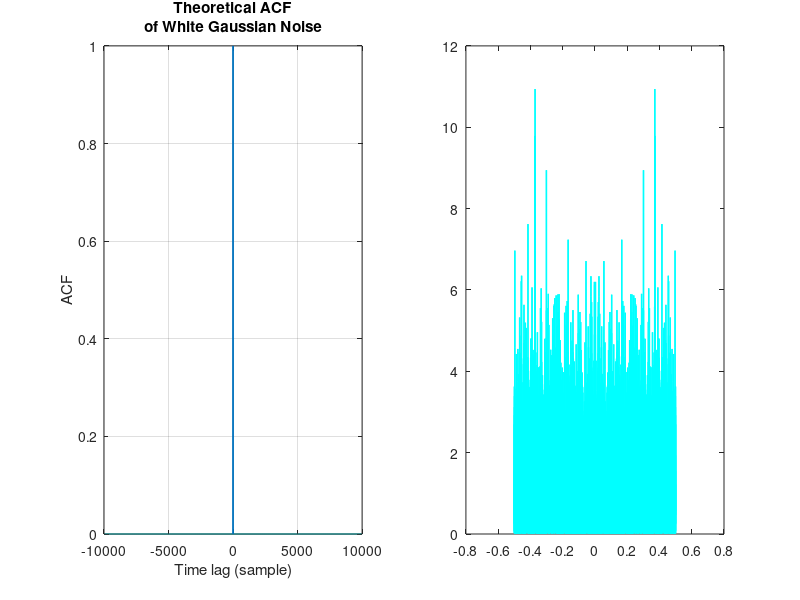
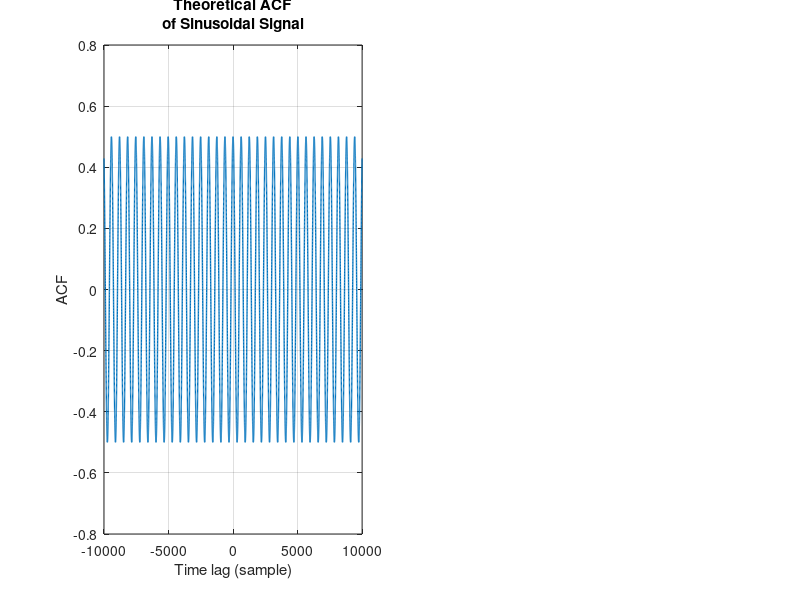
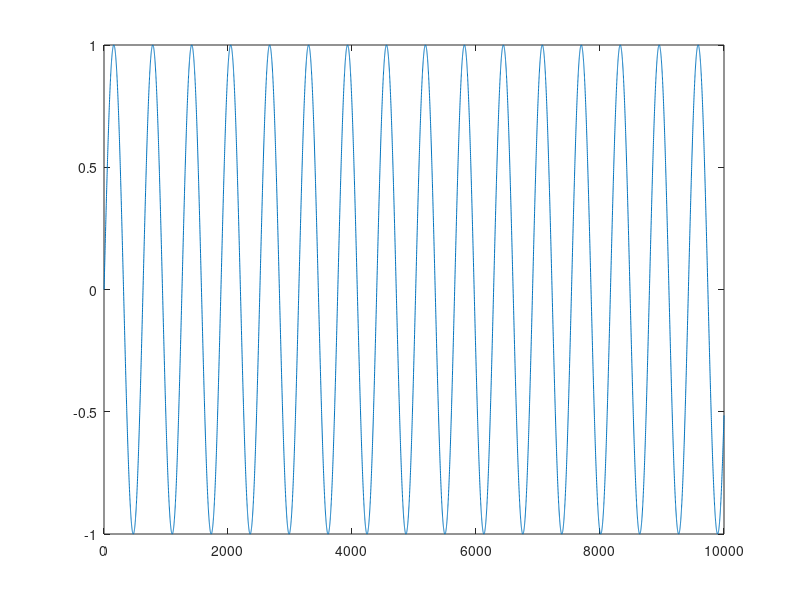

These charts were generated, in order, by the following MATLAB code: (Note: this script raises an error after producing the figures.)
close all
clear all
clc

%% Definition of signals
L=10000; %Signal length
noise = randn(L,1); %White Gaussian noise generated

time_lag1=(-(L-1):L-1);
index = find(time_lag1==0);
acf1 = zeros(1,(2*L-1));
acf1(index) = 1; %Variance of the noise

figure(1);
subplot(1,2,1)
plot(time_lag1,acf1,'Linewidth',1);
grid on
xlabel('Time lag (sample)','FontSize',11)
ylabel('ACF','FontSize',11)
title({'Theoretical ACF','of White Gaussian Noise'},'FontSize',11)

T=[0:L-1];
sine_wave = sin(T./100);
figure(3);
plot(sine_wave);

%%
%[acf2, time_lag2] = xcorr(sine_wave, 'unbiased'); %obtaining ACF estimate of WGN
acf2 = (1/2).*cos(time_lag1./100);
time_lag2= time_lag1;

figure(2);
subplot(1,2,1)
plot(time_lag2,acf2,'Linewidth',1);
grid on
xlabel('Time lag (sample)','FontSize',11)
ylabel('ACF','FontSize',11)
title({'Theoretical ACF','of Sinusoidal Signal'},'FontSize',11)

%% Definition 1 of PSD

%Steps: 
%1) first ifftshift to shift Inverse transform of ACF(0) to beginning of array
%2) fft brings you back to ACF
%3) then fftshift is applied to get correct PSD.
%4) get either real parts of PSD (modulus will also make them positive)

psd1 = fftshift(fft(ifftshift(acf1)));
psd2 = fftshift(fft(ifftshift(acf2)));

fs=1; %Sampling frequency for normalisation
n1=length(psd1);

%Definition of frequency axis
freqAxis1 = (-n1/2:n1/2-1)*(fs/n1);

%% Definition 2 of PSD

psd_estimate_noise1 = fftshift(fft(noise,n1));
psd_estimate_noise1=(abs(psd_estimate_noise1).^2)./L;
avg_def2 = mean(psd_estimate_noise1)

psd_estimate_2 = fftshift(fft(sine_wave,n1));
psd_estimate_2=(abs(psd_estimate_2).^2)./L;

n2=length(psd_estimate_noise1);
%Definition of frequency axis
freqAxis2=(-n2/2:n2/2-1)*(fs/n2);

%% Comparison of definitions - using plots
figure(1);
subplot(1,2,2)
plot(freqAxis2,psd_estimate_noise1,'c','Linewidth',1)
hold on
yline(mean(psd_estimate_noise1),'b','Linewidth',1.2);
plot(freqAxis1,real(psd1),'r--','Linewidth',1.5) %Take real parts since imaginary parts are very small.
grid on
title({'Periodogram of WGN using','the two definitions of PSD'},'FontSize',11)
ylabel('PSD','FontSize',11)
xlabel('Normalised frequency (\pi rad/sample)','FontSize',11);
legend('Definition 1','Mean of Definition 1','Definition 2','FontSize',9)

figure(2);
subplot(1,2,2)
plot(freqAxis1,real(psd2),'b','Linewidth',1) %Take real parts since imaginary parts are very small.
hold on
plot(freqAxis2,psd_estimate_2,'r','Linewidth',1)
grid on
title({'Periodogram of sinusoidal mixture','using the two definitions of PSD'},'FontSize',11)
ylabel('PSD','FontSize',11)
xlabel('Normalised frequency (\pi rad/sample)','FontSize',11);
legend('Definition 1','Definition 2','FontSize',11)